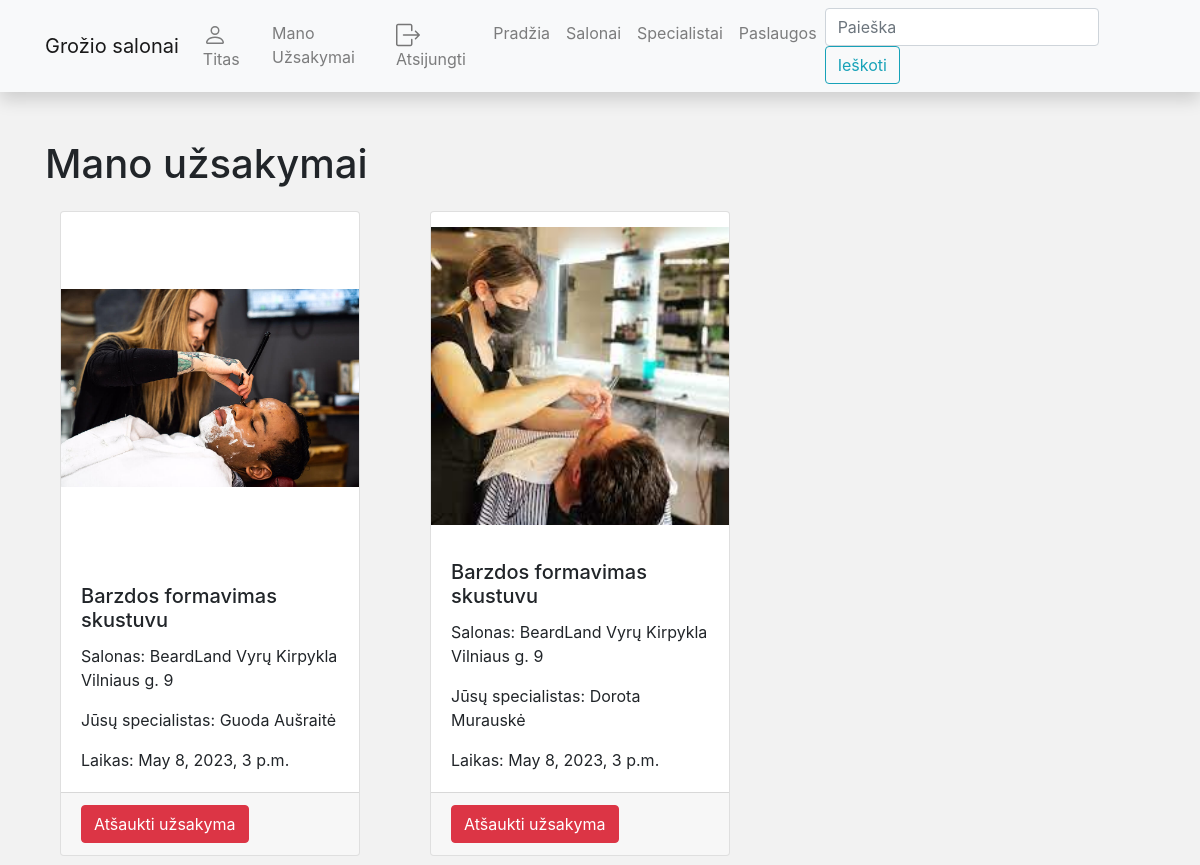
Page /salono_rezervacijos/mano_uzsakymai/ (signed in) on the earlier database version.
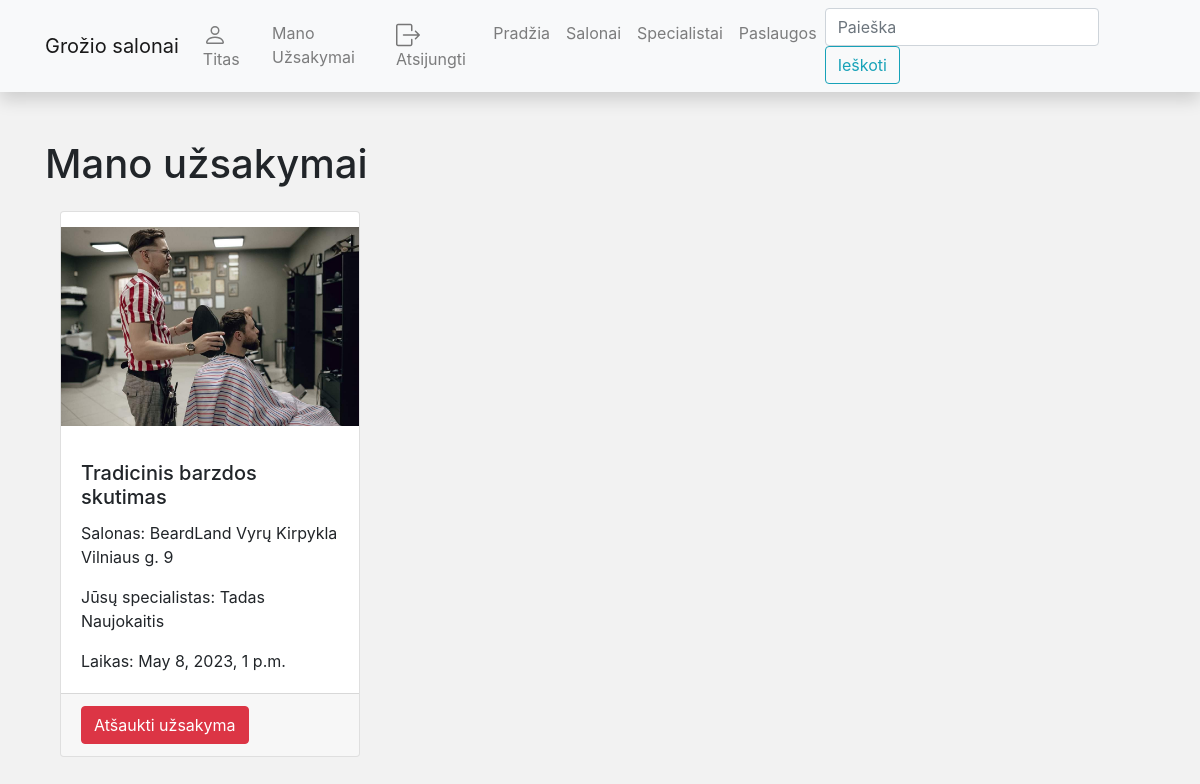
Same page on the later database version.
### salono_rezervacijos/models.py (models this page shows, shortened)
class PaslaugosRezervacija(models.Model):
    date_created = models.DateTimeField(default=timezone.now() + timezone.timedelta(hours=3))
    laikas_nuo = models.DateTimeField("Laikas nuo", null=True, blank=True)
    laikas_iki = models.DateTimeField("Laikas iki", null=True, blank=True)
    specialistas_id = models.ForeignKey(Specialistas, related_name='spec_paslaugos_rez_rn', on_delete=models.CASCADE,
                                        null=True, blank=True)
    paslaugos_id = models.ForeignKey(Paslauga, on_delete=models.CASCADE, null=True, blank=True)
    klientas = models.ForeignKey(User, on_delete=models.SET_NULL, null=True, blank=True)
    class Meta:
        verbose_name = 'Rezervacija'
        verbose_name_plural = 'Rezervacijos'
        ordering = ['date_created']

class Specialistas(models.Model):
    vardas = models.CharField(max_length=255)
    pavarde = models.CharField(max_length=255)
    patirtis = models.IntegerField()
    description = HTMLField(default="Apie specialista")
    cover = models.ImageField("Specialisto nuotrauka", upload_to="covers", null=True)
    paslaugos_id = models.ForeignKey(Paslauga, on_delete=models.SET_NULL, related_name="specialistas_rn", null=True,
                                     blank=True)
    klientas = models.ForeignKey(User, on_delete=models.SET_NULL, null=True, blank=True)
    class Meta:
        verbose_name = "Specialistas"
        verbose_name_plural = "Specialistai"
    def __str__(self):
        return f"{self.vardas} {self.pavarde}"

class Paslauga(models.Model):
    title = models.CharField("Pavadinimas", max_length=200)
    summary = models.TextField("Aprašymas", max_length=1000, help_text="Paslaugos aprašymas")
    kaina = models.CharField('Paslaugu kaina', max_length=10)
    cover = models.ImageField("Virselis", upload_to="covers", null=True)
    salono_id = models.ForeignKey(Salonas, on_delete=models.CASCADE, related_name="paslauga_rn")
    class Meta:
        verbose_name = "Paslauga"
        verbose_name_plural = "Paslaugos"

class Salonas(models.Model):
    pavadinimas = models.CharField(max_length=255)
    miestas = models.CharField(max_length=255, blank=True)
    adresas = models.CharField(max_length=255)
    description = HTMLField(default="Salonas description")
    cover = models.ImageField("Virselis", upload_to="covers", null=True)
    class Meta:
        verbose_name = "Salonas"
        verbose_name_plural = "Salonai"
    def __str__(self):
        return f"{self.pavadinimas} {self.adresas}"

### salono_rezervacijos/views.py (the view)
# urls.py: path('mano_uzsakymai/', views.UserReservations.as_view(), name='mano_uzsakymai_n'),
class UserReservations(LoginRequiredMixin, generic.ListView):
    model = PaslaugosRezervacija
    template_name = 'kliento_uzsakymai.html'
    context_object_name = 'kliento_uzsakymu_list'  # šiaip sugeneruoja automatiškai bet galim patys pasivadinti kaip norim
    paginate_by = 10
    def get_queryset(self):
        query = PaslaugosRezervacija.objects.filter(klientas=self.request.user).order_by('laikas_nuo')
        return query

### salono_rezervacijos/templates/kliento_uzsakymai.html
{% extends "base.html" %}
{% block content %}
{% load static %}
  <h1>Mano užsakymai</h1>
  <div class="container">
    <div class="row">
      {% for kliento_uzsakymo_obj in kliento_uzsakymu_list %}
      <div class="col-md-6 col-lg-4 mb-4">
        <div class="card h-100">
          <img src="{% if kliento_uzsakymo_obj.specialistas_id.cover %}{{ kliento_uzsakymo_obj.specialistas_id.cover.url }}{% else %}{% static 'img/no-image.png' %}{% endif %}" class="card-img-top" alt="{{ kliento_uzsakymo_obj.paslaugos_id.title }}">
          <div class="card-body">
            <h5 class="card-title">{{ kliento_uzsakymo_obj.paslaugos_id.title }}</h5>
            <p class="card-text">Salonas: {{ kliento_uzsakymo_obj.paslaugos_id.salono_id }}</p>
            <p class="card-text">Jūsų specialistas: {{ kliento_uzsakymo_obj.specialistas_id }}</p>
            <p class="card-text">Laikas: {{ kliento_uzsakymo_obj.laikas_nuo }}</p>
          </div>
          <div class="card-footer">
            <a href="{% url 'mano-uzsakymas-delete_n' kliento_uzsakymo_obj.id %}" class="btn btn-danger">Atšaukti užsakyma</a>
          </div>
        </div>
      </div>
      {% endfor %}
    </div>
  </div>
{% endblock %}

Differences in the rows shown:
removed PaslaugosRezervacija: specialistas_id.cover (picture), paslaugos_id "Barzdos formavimas skustuvu", paslaugos_id.salono_id "BeardLand Vyrų Kirpykla Vilniaus g. 9", specialistas_id "Guoda Aušraitė", laikas_nuo "May 8, 2023, 3 p.m."
removed PaslaugosRezervacija: specialistas_id.cover (picture), paslaugos_id "Barzdos formavimas skustuvu", paslaugos_id.salono_id "BeardLand Vyrų Kirpykla Vilniaus g. 9", specialistas_id "Dorota Murauskė", laikas_nuo "May 8, 2023, 3 p.m."
added PaslaugosRezervacija: specialistas_id.cover (picture), paslaugos_id "Tradicinis barzdos skutimas", paslaugos_id.salono_id "BeardLand Vyrų Kirpykla Vilniaus g. 9", specialistas_id "Tadas Naujokaitis", laikas_nuo "May 8, 2023, 1 p.m."
